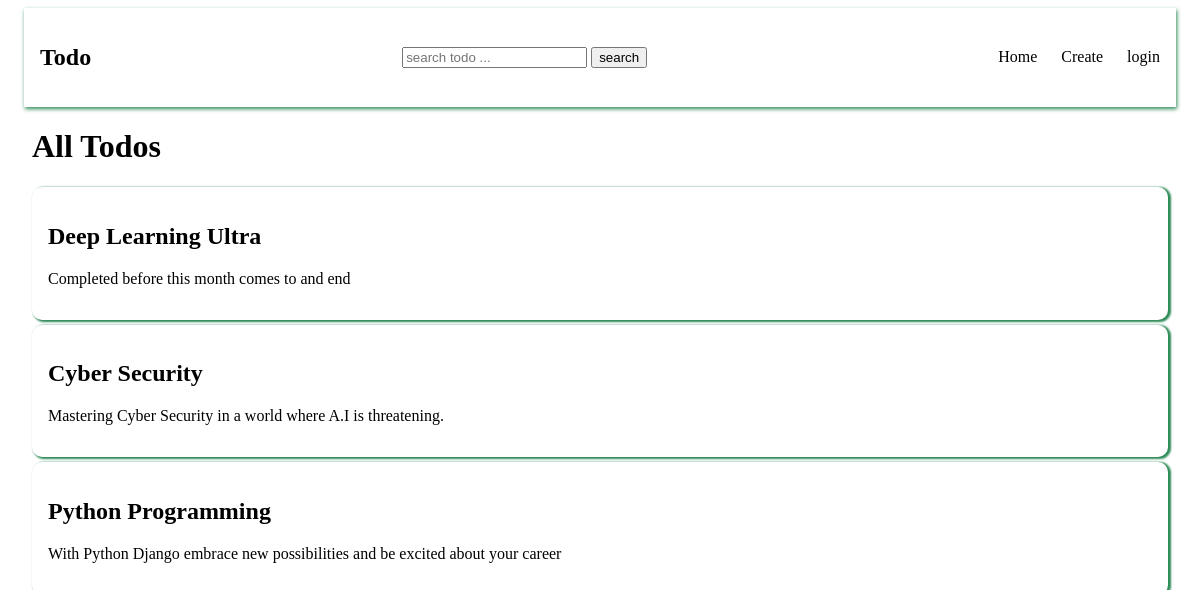
The page / on the database its author committed.
### base/models.py (models this page shows, shortened)
class Todo(models.Model):
    title = models.CharField(max_length=100)
    description = models.TextField(max_length=500)
    image = models.ImageField(upload_to='images/')

### base/views.py (the view)
# urls.py: path('', views.todo_list, name='todo-list'),
def todo_list(request):
    query = request.GET.get('q', '')
    todos = Todo.objects.all()
    if query:
        todos = Todo.objects.filter(title__icontains=query)
    context = {'todos':todos}
    return render(request, 'base/todo_list.html', context)

### base/templates/base/todo_list.html (shortened to what this page needs)
{% extends "base/main.html" %}
{% block content  %}
<div>
    <h1>All Todos</h1>
    {% for todo in todos %}
    <a href="{% url 'todo-details' pk=todo.id %}">
        <div class="todo">
            <h2>{{todo.title}}</h2>
            <p>{{todo.description}}</p>
        </div>
    </a>
    {% endfor %}
</div>
{% endblock content  %}

### base/templates/base/main.html (shortened to what this page needs)
<!DOCTYPE html>
<html lang="en">
{% load static %}
<head>
    <link rel="stylesheet" href="{% static 'base/styles.css' %}">
</head>
<body>
    <header>
        {% include "base/navbar.html" %}
    </header>
    <main class="main">
        {% block content %}
        {% endblock content %}
    </main>
</body>
</html>

### base/templates/base/navbar.html
<nav class="todo-nav">
    <div>
        <h1>Todo</h1>
    </div>
    <div>
        <form action="" method="get">
            <input type="text" name="q" placeholder="search todo ...">
            <button type="submit">search</button>
        </form>
    </div>
    <div>
        <ul>
            <li><a href="{% url 'todo-list' %}">Home</a></li>
            <li><a href="{% url 'create-todo' %}">Create</a></li>
            {% if request.user.is_authenticated %}
            <li><a href="{% url 'logout' %}">logout</a></li>
            {% else %}
            <li><a href="{% url 'login' %}">login</a></li>
            {% endif %}
        </ul>
    </div>
</nav>

### base/static/base/styles.css (style rules this page uses)
.main { margin: 1rem 1.5rem; }
a { text-decoration: none; color: black; }
.todo-nav { display: flex; justify-content: space-between; align-items: center; margin: auto 1rem; padding: 1rem; box-shadow: 1px 2px 4px seagreen; }
.todo-nav ul { list-style: none; display: flex; justify-content: center; align-items: center; gap: 1.5rem; }
.todo { display: block; padding: 1rem; box-shadow: 2px 1px 2px 1px seagreen; border-radius: 10px; margin: 5px auto; }

### rows shown on the page
Todo: title "Deep Learning Ultra", description "Completed before this month comes to and end"
Todo: title "Cyber Security", description "Mastering Cyber Security in a world where A.I is threatening."
Todo: title "Python Programming", description "With Python Django embrace new possibilities and be excited about your career"
